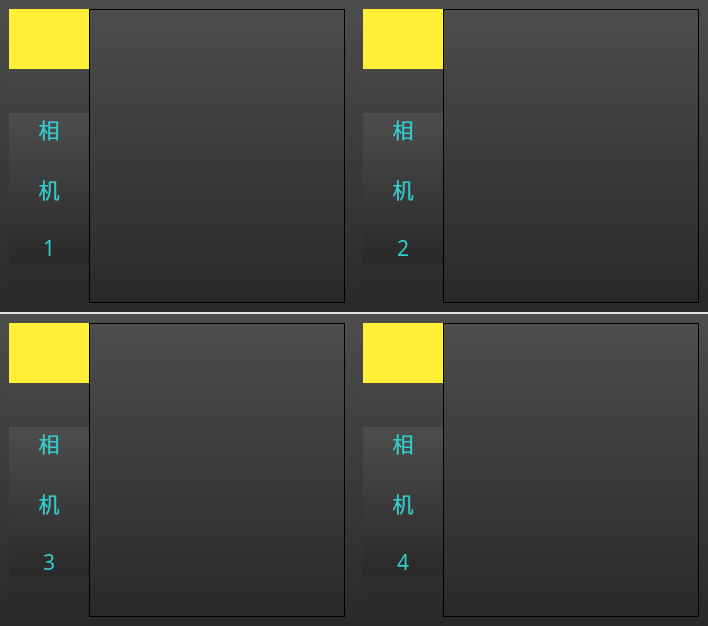
          <widget class="QWidget" name="pageshowsub">
           <property name="styleSheet">
            <string notr="true">background-color: rgb(255, 255, 255);</string>
           </property>
           <layout class="QVBoxLayout" name="verticalLayout_15">
            <property name="spacing">
             <number>0</number>
            </property>
            <property name="leftMargin">
             <number>0</number>
            </property>
            <property name="topMargin">
             <number>0</number>
            </property>
            <property name="rightMargin">
             <number>0</number>
            </property>
            <property name="bottomMargin">
             <number>0</number>
            </property>
            <item>
             <widget class="QWidget" name="widget_10" native="true">
              <property name="styleSheet">
               <string notr="true">background-color:
rgb(229, 229, 229)</string>
              </property>
              <layout class="QGridLayout" name="gridLayout_3" columnstretch="0,0" columnminimumwidth="0,0">
               <property name="leftMargin">
                <number>0</number>
               </property>
               <property name="topMargin">
                <number>0</number>
               </property>
               <property name="rightMargin">
                <number>0</number>
               </property>
               <property name="bottomMargin">
                <number>0</number>
               </property>
               <property name="spacing">
                <number>0</number>
               </property>
               <item row="0" column="0">
                <layout class="QVBoxLayout" name="verticalLayout">
                 <property name="spacing">
                  <number>2</number>
                 </property>
                 <item>
                  <widget class="QWidget" name="widgetSub11" native="true">
                   <property name="styleSheet">
                    <string notr="true">background: qlineargradient(spread:pad, x1:0, y1:0, x2:0, y2:1, stop:0#4D4D4D, stop:1 #292929);
color:rgb(46, 232, 232)</string>
                   </property>
                   <layout class="QVBoxLayout" name="verticalLayout_7">
                    <item>
                     <widget class="QWidget" name="widgetSub1" native="true">
                      <layout class="QHBoxLayout" name="horizontalLayout_6">
                       <property name="spacing">
                        <number>0</number>
                       </property>
                       <property name="leftMargin">
                        <number>0</number>
                       </property>
                       <property name="topMargin">
                        <number>0</number>
                       </property>
                       <property name="rightMargin">
                        <number>0</number>
                       </property>
                       <property name="bottomMargin">
                        <number>0</number>
                       </property>
                       <item>
                        <widget class="QWidget" name="widget_31" native="true">
                         <property name="minimumSize">
                          <size>
                           <width>80</width>
                           <height>0</height>
                          </size>
                         </property>
                         <property name="maximumSize">
                          <size>
                           <width>80</width>
                           <height>10000</height>
                          </size>
                         </property>
                         <property name="styleSheet">
                          <string notr="true">background: qlineargradient(spread:pad, x1:0, y1:0, x2:0, y2:1, stop:0#4D4D4D, stop:1 #292929);</string>
                         </property>
                         <layout class="QVBoxLayout" name="verticalLayout_14">
                          <property name="spacing">
                           <number>4</number>
                          </property>
                          <property name="leftMargin">
                           <number>0</number>
                          </property>
                          <property name="topMargin">
                           <number>0</number>
                          </property>
                          <property name="rightMargin">
                           <number>0</number>
                          </property>
                          <property name="bottomMargin">
                           <number>0</number>
                          </property>
                          <item>
                           <widget class="QLabel" name="label_61">
                            <property name="minimumSize">
                             <size>
                              <width>80</width>
                              <height>60</height>
                             </size>
                            </property>
                            <property name="maximumSize">
                             <size>
                              <width>80</width>
                              <height>80</height>
                             </size>
                            </property>
                            <property name="styleSheet">
                             <string notr="true">background-color:rgb(255, 239, 55)</string>
                            </property>
                            <property name="text">
                             <string/>
                            </property>
                           </widget>
                          </item>
                          <item>
                           <spacer name="verticalSpacer_2">
                            <property name="orientation">
                             <enum>Qt::Vertical</enum>
                            </property>
                            <property name="sizeHint" stdset="0">
                             <size>
                              <width>20</width>
                              <height>40</height>
                             </size>
                            </property>
                           </spacer>
                          </item>
                          <item>
                           <widget class="QLabel" name="label_62">
                            <property name="font">
                             <font>
                              <family>微软雅黑</family>
                              <pointsize>16</pointsize>
                              <weight>9</weight>
                              <italic>false</italic>
                              <bold>false</bold>
                             </font>
                            </property>
                            <property name="styleSheet">
                             <string notr="true">color: #33cccc;
font: 75 16pt &quot;微软雅黑&quot;;</string>
                            </property>
                            <property name="text">
                             <string>相

机

1</string>
                            </property>
                            <property name="alignment">
                             <set>Qt::AlignCenter</set>
                            </property>
                           </widget>
                          </item>
                          <item>
                           <spacer name="verticalSpacer_7">
                            <property name="orientation">
                             <enum>Qt::Vertical</enum>
                            </property>
                            <property name="sizeHint" stdset="0">
                             <size>
                              <width>20</width>
                              <height>40</height>
                             </size>
                            </property>
                           </spacer>
                          </item>
                         </layout>
                        </widget>
                       </item>
                       <item>
                        <widget class="GraphicsView" name="graphicsViewSub1"/>
                       </item>
                      </layout>
                     </widget>
                    </item>
                   </layout>
                  </widget>
                 </item>
                 <item>
                  <widget class="QWidget" name="widgetSub22" native="true">
                   <property name="styleSheet">
                    <string notr="true">background: qlineargradient(spread:pad, x1:0, y1:0, x2:0, y2:1, stop:0#4D4D4D, stop:1 #292929);
color:rgb(46, 232, 232)</string>
                   </property>
                   <layout class="QVBoxLayout" name="verticalLayout_10">
                    <item>
                     <widget class="QWidget" name="widgetSub2" native="true">
                      <layout class="QHBoxLayout" name="horizontalLayout">
                       <property name="spacing">
                        <number>0</number>
                       </property>
                       <property name="leftMargin">
                        <number>0</number>
                       </property>
                       <property name="topMargin">
                        <number>0</number>
                       </property>
                       <property name="rightMargin">
                        <number>0</number>
                       </property>
                       <property name="bottomMargin">
                        <number>0</number>
                       </property>
                       <item>
                        <widget class="QWidget" name="widget_33" native="true">
                         <property name="minimumSize">
                          <size>
                           <width>80</width>
                           <height>0</height>
                          </size>
                         </property>
                         <property name="maximumSize">
                          <size>
                           <width>80</width>
                           <height>10000</height>
                          </size>
                         </property>
                         <property name="styleSheet">
                          <string notr="true">background: qlineargradient(spread:pad, x1:0, y1:0, x2:0, y2:1, stop:0#4D4D4D, stop:1 #292929);</string>
                         </property>
                         <layout class="QVBoxLayout" name="verticalLayout_16">
                          <property name="spacing">
                           <number>4</number>
                          </property>
                          <property name="leftMargin">
                           <number>0</number>
                          </property>
                          <property name="topMargin">
                           <number>0</number>
                          </property>
                          <property name="rightMargin">
                           <number>0</number>
                          </property>
                          <property name="bottomMargin">
                           <number>0</number>
                          </property>
                          <item>
                           <widget class="QLabel" name="label_63">
                            <property name="minimumSize">
                             <size>
                              <width>80</width>
                              <height>60</height>
                             </size>
                            </property>
                            <property name="maximumSize">
                             <size>
                              <width>80</width>
                              <height>60</height>
                             </size>
                            </property>
                            <property name="styleSheet">
                             <string notr="true">background-color:rgb(255, 239, 55)</string>
                            </property>
                            <property name="text">
                             <string/>
                            </property>
                           </widget>
                          </item>
                          <item>
                           <spacer name="verticalSpacer">
                            <property name="orientation">
                             <enum>Qt::Vertical</enum>
                            </property>
                            <property name="sizeHint" stdset="0">
                             <size>
                              <width>20</width>
                              <height>40</height>
                             </size>
                            </property>
                           </spacer>
                          </item>
                          <item>
                           <widget class="QLabel" name="label_64">
                            <property name="font">
                             <font>
                              <family>微软雅黑</family>
                              <pointsize>16</pointsize>
                              <weight>9</weight>
                              <italic>false</italic>
                              <bold>false</bold>
                             </font>
                            </property>
                            <property name="styleSheet">
                             <string notr="true">color: #33cccc;
font: 75 16pt &quot;微软雅黑&quot;;</string>
                            </property>
                            <property name="text">
                             <string>相

机

3</string>
                            </property>
                            <property name="alignment">
                             <set>Qt::AlignCenter</set>
                            </property>
                           </widget>
                          </item>
                          <item>
                           <spacer name="verticalSpacer_8">
                            <property name="orientation">
                             <enum>Qt::Vertical</enum>
                            </property>
                            <property name="sizeHint" stdset="0">
                             <size>
                              <width>20</width>
                              <height>40</height>
                             </size>
                            </property>
                           </spacer>
                          </item>
                         </layout>
                        </widget>
                       </item>
                       <item>
                        <widget class="GraphicsView" name="graphicsViewSub2"/>
                       </item>
                      </layout>
                     </widget>
                    </item>
                   </layout>
                  </widget>
                 </item>
                </layout>
               </item>
               <item row="0" column="1">
                <layout class="QVBoxLayout" name="verticalLayout_20">
                 <property name="spacing">
                  <number>2</number>
                 </property>
                 <item>
                  <widget class="QWidget" name="widgetSub11_2" native="true">
                   <property name="styleSheet">
                    <string notr="true">background: qlineargradient(spread:pad, x1:0, y1:0, x2:0, y2:1, stop:0#4D4D4D, stop:1 #292929);
color:rgb(46, 232, 232)</string>
                   </property>
                   <layout class="QVBoxLayout" name="verticalLayout_21">
                    <item>
                     <widget class="QWidget" name="widgetSub1_2" native="true">
                      <layout class="QHBoxLayout" name="horizontalLayout_7">
                       <property name="spacing">
                        <number>0</number>
                       </property>
                       <property name="leftMargin">
                        <number>0</number>
                       </property>
                       <property name="topMargin">
                        <number>0</number>
                       </property>
                       <property name="rightMargin">
                        <number>0</number>
                       </property>
                       <property name="bottomMargin">
                        <number>0</number>
                       </property>
                       <item>
                        <widget class="QWidget" name="widget_35" native="true">
                         <property name="minimumSize">
                          <size>
                           <width>80</width>
                           <height>0</height>
                          </size>
                         </property>
                         <property name="maximumSize">
                          <size>
                           <width>80</width>
                           <height>10000</height>
                          </size>
                         </property>
                         <property name="styleSheet">
                          <string notr="true">background: qlineargradient(spread:pad, x1:0, y1:0, x2:0, y2:1, stop:0#4D4D4D, stop:1 #292929);</string>
                         </property>
                         <layout class="QVBoxLayout" name="verticalLayout_27">
                          <property name="spacing">
                           <number>4</number>
                          </property>
                          <property name="leftMargin">
                           <number>0</number>
                          </property>
                          <property name="topMargin">
                           <number>0</number>
                          </property>
                          <property name="rightMargin">
                           <number>0</number>
                          </property>
                          <property name="bottomMargin">
                           <number>0</number>
                          </property>
                          <item>
                           <widget class="QLabel" name="label_65">
                            <property name="minimumSize">
                             <size>
                              <width>80</width>
                              <height>60</height>
                             </size>
                            </property>
                            <property name="maximumSize">
                             <size>
                              <width>80</width>
                              <height>80</height>
                             </size>
                            </property>
                            <property name="font">
                             <font>
                              <family>微软雅黑</family>
                              <pointsize>12</pointsize>
                              <weight>50</weight>
                              <italic>false</italic>
                              <bold>false</bold>
                             </font>
                            </property>
                            <property name="styleSheet">
                             <string notr="true">background-color:rgb(255, 239, 55)</string>
                            </property>
                            <property name="text">
                             <string/>
                            </property>
                            <property name="alignment">
                             <set>Qt::AlignCenter</set>
                            </property>
                           </widget>
                          </item>
                          <item>
                           <spacer name="verticalSpacer_3">
                            <property name="orientation">
                             <enum>Qt::Vertical</enum>
                            </property>
                            <property name="sizeHint" stdset="0">
                             <size>
                              <width>20</width>
                              <height>40</height>
                             </size>
                            </property>
                           </spacer>
                          </item>
                          <item>
                           <widget class="QLabel" name="label_66">
                            <property name="font">
                             <font>
                              <family>微软雅黑</family>
                              <pointsize>16</pointsize>
                              <weight>9</weight>
                              <italic>false</italic>
                              <bold>false</bold>
                             </font>
                            </property>
                            <property name="styleSheet">
                             <string notr="true">color: #33cccc;
font: 75 16pt &quot;微软雅黑&quot;;</string>
                            </property>
                            <property name="text">
                             <string>相

机

2</string>
                            </property>
                            <property name="alignment">
                             <set>Qt::AlignCenter</set>
                            </property>
                           </widget>
                          </item>
                          <item>
                           <spacer name="verticalSpacer_9">
                            <property name="orientation">
                             <enum>Qt::Vertical</enum>
                            </property>
                            <property name="sizeHint" stdset="0">
                             <size>
                              <width>20</width>
                              <height>40</height>
                             </size>
                            </property>
                           </spacer>
                          </item>
                         </layout>
                        </widget>
                       </item>
                       <item>
                        <widget class="GraphicsView" name="graphicsViewSub1_2"/>
                       </item>
                      </layout>
                     </widget>
                    </item>
                   </layout>
                  </widget>
                 </item>
                 <item>
                  <widget class="QWidget" name="widgetSub22_2" native="true">
                   <property name="styleSheet">
                    <string notr="true">background: qlineargradient(spread:pad, x1:0, y1:0, x2:0, y2:1, stop:0#4D4D4D, stop:1 #292929);
color:rgb(46, 232, 232)</string>
                   </property>
                   <layout class="QVBoxLayout" name="verticalLayout_28">
                    <item>
                     <widget class="QWidget" name="widgetSub2_2" native="true">
                      <layout class="QHBoxLayout" name="horizontalLayout_9">
                       <property name="spacing">
                        <number>0</number>
                       </property>
                       <property name="leftMargin">
                        <number>0</number>
                       </property>
                       <property name="topMargin">
                        <number>0</number>
                       </property>
                       <property name="rightMargin">
                        <number>0</number>
                       </property>
                       <property name="bottomMargin">
                        <number>0</number>
                       </property>
                       <item>
                        <widget class="QWidget" name="widget_36" native="true">
                         <property name="minimumSize">
                          <size>
                           <width>80</width>
                           <height>0</height>
                          </size>
                         </property>
                         <property name="maximumSize">
                          <size>
                           <width>80</width>
                           <height>10000</height>
                          </size>
                         </property>
                         <property name="styleSheet">
                          <string notr="true">background: qlineargradient(spread:pad, x1:0, y1:0, x2:0, y2:1, stop:0#4D4D4D, stop:1 #292929);</string>
                         </property>
                         <layout class="QVBoxLayout" name="verticalLayout_29">
                          <property name="spacing">
                           <number>4</number>
                          </property>
                          <property name="leftMargin">
                           <number>0</number>
                          </property>
                          <property name="topMargin">
                           <number>0</number>
                          </property>
                          <property name="rightMargin">
                           <number>0</number>
                          </property>
                          <property name="bottomMargin">
                           <number>0</number>
                          </property>
                          <item>
                           <widget class="QLabel" name="label_67">
                            <property name="minimumSize">
                             <size>
                              <width>80</width>
                              <height>60</height>
                             </size>
                            </property>
                            <property name="maximumSize">
                             <size>
                              <width>80</width>
                              <height>60</height>
                             </size>
                            </property>
                            <property name="font">
                             <font>
                              <family>微软雅黑</family>
                              <pointsize>12</pointsize>
                              <weight>50</weight>
                              <italic>false</italic>
                              <bold>false</bold>
                             </font>
                            </property>
                            <property name="styleSheet">
                             <string notr="true">background-color:rgb(255, 239, 55)</string>
                            </property>
                            <property name="text">
                             <string/>
                            </property>
                            <property name="alignment">
                             <set>Qt::AlignCenter</set>
                            </property>
                           </widget>
                          </item>
                          <item>
                           <spacer name="verticalSpacer_4">
                            <property name="orientation">
                             <enum>Qt::Vertical</enum>
                            </property>
                            <property name="sizeHint" stdset="0">
                             <size>
                              <width>20</width>
                              <height>40</height>
                             </size>
                            </property>
                           </spacer>
                          </item>
                          <item>
                           <widget class="QLabel" name="label_68">
                            <property name="font">
                             <font>
                              <family>微软雅黑</family>
                              <pointsize>16</pointsize>
                              <weight>9</weight>
                              <italic>false</italic>
                              <bold>false</bold>
                             </font>
                            </property>
                            <property name="styleSheet">
                             <string notr="true">color: #33cccc;
font: 75 16pt &quot;微软雅黑&quot;;</string>
                            </property>
                            <property name="text">
                             <string>相

机

4</string>
                            </property>
                            <property name="alignment">
                             <set>Qt::AlignCenter</set>
                            </property>
                           </widget>
                          </item>
                          <item>
                           <spacer name="verticalSpacer_10">
                            <property name="orientation">
                             <enum>Qt::Vertical</enum>
                            </property>
                            <property name="sizeHint" stdset="0">
                             <size>
                              <width>20</width>
                              <height>40</height>
                             </size>
                            </property>
                           </spacer>
                          </item>
                         </layout>
                        </widget>
                       </item>
                       <item>
                        <widget class="GraphicsView" name="graphicsViewSub2_2"/>
                       </item>
                      </layout>
                     </widget>
                    </item>
                   </layout>
                  </widget>
                 </item>
                </layout>
               </item>
              </layout>
             </widget>
            </item>
           </layout>
          </widget>
